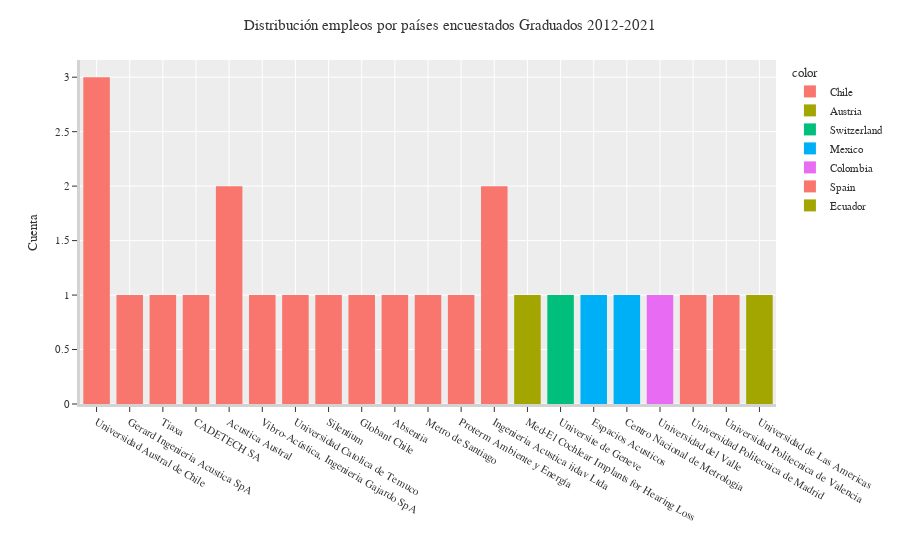

This figure's notebook cell:
### Markdown cell above
## ¿Cuál es la distribución de empleos por países?

### Code cell
fig=px.histogram(df_egresados_subset_columns,x=df_egresados_subset_columns.Empleo, color=df_egresados.País, template='ggplot2', orientation='v')
fig.update_layout(
    title="Distribución empleos por países encuestados Graduados 2012-2021", yaxis_title='Cuenta', font=dict(
        family="Rockwell", size=11),
    xaxis_title="")
fig.update_xaxes(showline=True, linewidth=3, linecolor='lightgrey')
fig.update_yaxes(showline=True, linewidth=3, linecolor='lightgrey')
fig.show()

### Figure 1 — Plotly figure (JSON) as saved in the notebook; plotly's stock layout.template omitted (floating-point values rounded to 4 significant figures)
{"data": [{"alignmentgroup": "True", "bingroup": "x", "hovertemplate": "color=Chile<br>Empleo=%{x}<br>count=%{y}<extra></extra>", "legendgroup": "Chile", "marker": {"color": "#F8766D"}, "name": "Chile", "offsetgroup": "Chile", "orientation": "v", "showlegend": true, "type": "histogram", "x": ["Universidad Austral de Chile", "Gerard Ingenieria Acustica SpA", "Tiaxa", "CADETECH SA", "Acustica Austral", "Vibro-Acústica, Ingenieria Gajardo SpA ", "Universidad Austral de Chile", "Universidad Catolica de Temuco", "Silentium", "Globant Chile", "Absentia", "Metro de Santiago", "Proterm Ambiente y Energía", "Universidad Austral de Chile", "Ingenieria Acustica iidav Ltda", "Ingenieria Acustica iidav Ltda", "Acustica Austral"], "xaxis": "x", "yaxis": "y"}, {"alignmentgroup": "True", "bingroup": "x", "hovertemplate": "color=Austria<br>Empleo=%{x}<br>count=%{y}<extra></extra>", "legendgroup": "Austria", "marker": {"color": "#A3A500"}, "name": "Austria", "offsetgroup": "Austria", "orientation": "v", "showlegend": true, "type": "histogram", "x": ["Med-El Cochlear Implants for Hearing Loss"], "xaxis": "x", "yaxis": "y"}, {"alignmentgroup": "True", "bingroup": "x", "hovertemplate": "color=Switzerland<br>Empleo=%{x}<br>count=%{y}<extra></extra>", "legendgroup": "Switzerland", "marker": {"color": "#00BF7D"}, "name": "Switzerland", "offsetgroup": "Switzerland", "orientation": "v", "showlegend": true, "type": "histogram", "x": ["Universite de Geneve"], "xaxis": "x", "yaxis": "y"}, {"alignmentgroup": "True", "bingroup": "x", "hovertemplate": "color=Mexico<br>Empleo=%{x}<br>count=%{y}<extra></extra>", "legendgroup": "Mexico", "marker": {"color": "#00B0F6"}, "name": "Mexico", "offsetgroup": "Mexico", "orientation": "v", "showlegend": true, "type": "histogram", "x": ["Espacios Acusticos", "Centro Nacional de Metrologia"], "xaxis": "x", "yaxis": "y"}, {"alignmentgroup": "True", "bingroup": "x", "hovertemplate": "color=Colombia<br>Empleo=%{x}<br>count=%{y}<extra></extra>", "legendgroup": "Colombia", "marker": {"color": "#E76BF3"}, "name": "Colombia", "offsetgroup": "Colombia", "orientation": "v", "showlegend": true, "type": "histogram", "x": ["Universidad del Valle"], "xaxis": "x", "yaxis": "y"}, {"alignmentgroup": "True", "bingroup": "x", "hovertemplate": "color=Spain<br>Empleo=%{x}<br>count=%{y}<extra></extra>", "legendgroup": "Spain", "marker": {"color": "#F8766D"}, "name": "Spain", "offsetgroup": "Spain", "orientation": "v", "showlegend": true, "type": "histogram", "x": ["Universidad Politecnica de Madrid", "Universidad Politecnica de Valencia"], "xaxis": "x", "yaxis": "y"}, {"alignmentgroup": "True", "bingroup": "x", "hovertemplate": "color=Ecuador<br>Empleo=%{x}<br>count=%{y}<extra></extra>", "legendgroup": "Ecuador", "marker": {"color": "#A3A500"}, "name": "Ecuador", "offsetgroup": "Ecuador", "orientation": "v", "showlegend": true, "type": "histogram", "x": ["Universidad de Las Americas"], "xaxis": "x", "yaxis": "y"}], "layout": {"barmode": "relative", "font": {"family": "Rockwell", "size": 11}, "legend": {"title": {"text": "color"}, "tracegroupgap": 0}, "margin": {"t": 60}, "title": {"text": "Distribución empleos por países encuestados Graduados 2012-2021"}, "xaxis": {"anchor": "y", "domain": [0, 1], "linecolor": "lightgrey", "linewidth": 3, "showline": true, "title": {"text": ""}}, "yaxis": {"anchor": "x", "domain": [0, 1], "linecolor": "lightgrey", "linewidth": 3, "showline": true, "title": {"text": "Cuenta"}}}}
